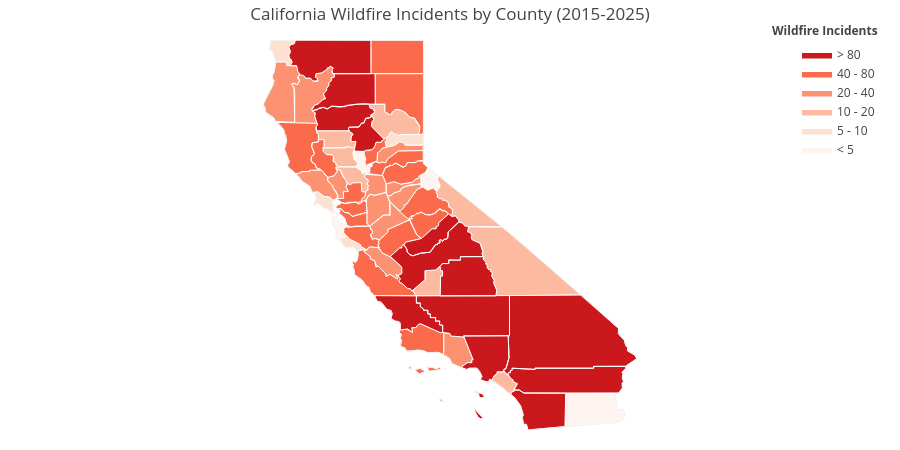

Here is the notebook cell this chart was saved with:
### Code cell
import pandas as pd
import plotly.figure_factory as ff


df["incident_date_created"] = pd.to_datetime(
    df["incident_date_created"], errors="coerce"
)

ca_incidents = df[
    ~((df["incident_longitude"] == 1.0) & (df["incident_latitude"] == 1.0))
    & df["incident_longitude"].between(-125.0, -114.0)
    & df["incident_latitude"].between(32.0, 42.0)
    & df["incident_date_created"].between("2015-01-01", "2025-12-31")
].copy()

ca_incidents["incident_county"] = (
    ca_incidents["incident_county"]
    .astype(str)
    .str.strip()
    .str.title()
    .replace({"Nan": "Unknown"})
)

county_counts = (
    ca_incidents[ca_incidents["incident_county"] != "Unknown"]
    .groupby("incident_county")
    .size()
    .reset_index(name="incident_count")
)

ca_fips = {
    "Alameda": "06001",
    "Alpine": "06003",
    "Amador": "06005",
    "Butte": "06007",
    "Calaveras": "06009",
    "Colusa": "06011",
    "Contra Costa": "06013",
    "Del Norte": "06015",
    "El Dorado": "06017",
    "Fresno": "06019",
    "Glenn": "06021",
    "Humboldt": "06023",
    "Imperial": "06025",
    "Inyo": "06027",
    "Kern": "06029",
    "Kings": "06031",
    "Lake": "06033",
    "Lassen": "06035",
    "Los Angeles": "06037",
    "Madera": "06039",
    "Marin": "06041",
    "Mariposa": "06043",
    "Mendocino": "06045",
    "Merced": "06047",
    "Modoc": "06049",
    "Mono": "06051",
    "Monterey": "06053",
    "Napa": "06055",
    "Nevada": "06057",
    "Orange": "06059",
    "Placer": "06061",
    "Plumas": "06063",
    "Riverside": "06065",
    "Sacramento": "06067",
    "San Benito": "06069",
    "San Bernardino": "06071",
    "San Diego": "06073",
    "San Francisco": "06075",
    "San Joaquin": "06077",
    "San Luis Obispo": "06079",
    "San Mateo": "06081",
    "Santa Barbara": "06083",
    "Santa Clara": "06085",
    "Santa Cruz": "06087",
    "Shasta": "06089",
    "Sierra": "06091",
    "Siskiyou": "06093",
    "Solano": "06095",
    "Sonoma": "06097",
    "Stanislaus": "06099",
    "Sutter": "06101",
    "Tehama": "06103",
    "Trinity": "06105",
    "Tulare": "06107",
    "Tuolumne": "06109",
    "Ventura": "06111",
    "Yolo": "06113",
    "Yuba": "06115",
}

county_counts["fips"] = county_counts["incident_county"].map(ca_fips)
county_counts = county_counts.dropna(subset=["fips"])

colorscale = [
    "rgb(255,245,240)",
    "rgb(254,224,210)",
    "rgb(252,187,161)",
    "rgb(252,146,114)",
    "rgb(251,106,74)",
    "rgb(203,24,29)",
]

fig = ff.create_choropleth(
    fips=county_counts["fips"].tolist(),
    values=county_counts["incident_count"].tolist(),
    scope=["CA"],
    binning_endpoints=[5, 10, 20, 40, 80],
    colorscale=colorscale,
    county_outline={"color": "white", "width": 1},
    round_legend_values=True,
    legend_title="Wildfire Incidents",
    title="California Wildfire Incidents by County (2015-2025)",
)

fig.update_layout(template=None)
fig.write_html("../results/california_wildfire_choropleth_2015-2025.html")
fig.show()

### Figure 1 — Plotly figure (JSON) as saved in the notebook; plotly's stock layout.template omitted (floating-point values rounded to 4 significant figures; data arrays with more than 128 entries replaced by an {"elided": "..."} marker saying what was removed)
{"data": [{"fill": "toself", "fillcolor": "rgb(255,245,240)", "hoverinfo": "none", "line": {"color": "white", "width": 1}, "mode": "lines", "name": "< 5", "type": "scatter", "x": [-120.1, -119.9, -119.9, -119.6, -119.6, -119.5, -119.6, -119.6, -119.6, -119.6, -119.7, -119.7, -119.9, -120.1, -120.1, null, -116.1, -116.1, -114.6, -114.7, -114.7, -114.7, -114.7, -114.7, -114.7, -114.5, -114.5, -114.5, -114.5, -116.1, null, -122.5, -122.5, -122.5, -122.4, -122.4, -122.4, -122.4, -122.1, -122.1, -122.2, -122.2, -122.2, -122.2, -122.3, -122.3, -122.4, -122.4, -122.5, -122.5, null, -121.9, -121.9, -121.6, -121.6, -121.5, -121.4, -121.4, -121.5, -121.5, -121.6, -121.6, -121.6, -121.7, -121.7, -121.8, -121.8, -121.8, -121.8, -121.9, -121.9, -121.9, null], "y": [38.7, 38.86, 38.93, 38.71, 38.61, 38.5, 38.41, 38.39, 38.37, 38.33, 38.37, 38.42, 38.36, 38.45, 38.7, null, 32.62, 33.43, 33.43, 33.4, 33.35, 33.3, 33.26, 33.09, 33.03, 33.03, 32.97, 32.85, 32.75, 32.62, null, 37.52, 37.61, 37.71, 37.71, 37.64, 37.62, 37.61, 37.5, 37.47, 37.43, 37.36, 37.29, 37.22, 37.19, 37.11, 37.2, 37.36, 37.49, 37.52, null, 39.24, 39.3, 39.31, 38.92, 38.97, 39.0, 38.93, 38.93, 38.73, 38.74, 38.76, 38.79, 38.74, 38.86, 38.88, 38.9, 38.95, 39.0, 39.13, 39.15, 39.24, null]}, {"fill": "toself", "fillcolor": "rgb(254,224,210)", "hoverinfo": "none", "line": {"color": "white", "width": 1}, "mode": "lines", "name": "5 - 10", "type": "scatter", "x": [-124.2, -124.2, -124.2, -124.2, null, -124.3, -124.2, -124.2, -123.5, -123.6, -123.6, -123.7, -123.7, -123.7, -123.7, -123.7, -123.6, -123.6, -123.7, -123.8, -123.8, -124.1, -124.1, -124.3, null, -122.4, -122.4, -122.4, -122.4, null, -123.0, -122.9, -123.0, -122.9, -122.7, -122.6, -122.5, -122.5, -122.5, -122.4, -122.5, -122.5, -122.5, -122.4, -122.5, -122.5, -122.5, -122.5, -122.6, -122.7, -122.9, -122.9, -123.0, -123.0, -123.0, null, -122.3, -122.2, -122.2, -122.0, -121.8, -121.7, -121.7, -121.6, -121.7, -121.8, -121.9, -122.1, -122.2, -122.3, null, -121.1, -121.0, -121.0, -120.9, -120.9, -120.9, -120.8, -120.7, -120.7, -120.7, -120.0, -120.0, -120.5, -120.6, -120.7, -120.8, -121.0, -121.1, null], "y": [41.95, 41.95, 41.95, 41.95, null, 41.78, 41.89, 42.0, 42.0, 41.91, 41.89, 41.83, 41.71, 41.6, 41.59, 41.55, 41.54, 41.46, 41.38, 41.38, 41.46, 41.46, 41.72, 41.78, null, 37.86, 37.87, 37.85, 37.86, null, 38.0, 38.15, 38.3, 38.32, 38.21, 38.19, 38.14, 38.1, 38.02, 37.98, 37.97, 37.94, 37.93, 37.88, 37.86, 37.89, 37.83, 37.81, 37.9, 37.9, 38.02, 38.03, 38.01, 37.99, 38.0, null, 37.19, 37.22, 37.29, 37.17, 37.05, 37.01, 36.99, 36.9, 36.91, 36.85, 36.98, 36.96, 37.03, 37.19, null, 39.54, 39.56, 39.64, 39.69, 39.74, 39.78, 39.71, 39.72, 39.68, 39.71, 39.72, 39.45, 39.45, 39.52, 39.53, 39.45, 39.39, 39.54, null]}, {"fill": "toself", "fillcolor": "rgb(252,187,161)", "hoverinfo": "none", "line": {"color": "white", "width": 1}, "mode": "lines", "name": "10 - 20", "type": "scatter", "x": {"elided": "186 float values"}, "y": {"elided": "186 float values"}}, {"fill": "toself", "fillcolor": "rgb(252,146,114)", "hoverinfo": "none", "line": {"color": "white", "width": 1}, "mode": "lines", "name": "20 - 40", "type": "scatter", "x": {"elided": "286 float values"}, "y": {"elided": "286 float values"}}, {"fill": "toself", "fillcolor": "rgb(251,106,74)", "hoverinfo": "none", "line": {"color": "white", "width": 1}, "mode": "lines", "name": "40 - 80", "type": "scatter", "x": {"elided": "429 float values"}, "y": {"elided": "429 float values"}}, {"fill": "toself", "fillcolor": "rgb(203,24,29)", "hoverinfo": "none", "line": {"color": "white", "width": 1}, "mode": "lines", "name": "> 80", "type": "scatter", "x": {"elided": "423 float values"}, "y": {"elided": "423 float values"}}, {"hoverinfo": "text", "legendgroup": "centroids", "marker": {"color": "white", "opacity": 0}, "mode": "markers", "name": "US Counties", "selected": {"marker": {"color": "white", "opacity": 1, "size": 3}}, "showlegend": false, "text": ["County: Ventura<br>State: California<br>FIPS: 06111<br>Value: 36", "County: Ventura<br>State: California<br>FIPS: 06111<br>Value: 36", "County: Ventura<br>State: California<br>FIPS: 06111<br>Value: 36", "County: Santa Barbara<br>State: California<br>FIPS: 06083<br>Value: 47", "County: Santa Barbara<br>State: California<br>FIPS: 06083<br>Value: 47", "County: Santa Barbara<br>State: California<br>FIPS: 06083<br>Value: 47", "County: Santa Barbara<br>State: California<br>FIPS: 06083<br>Value: 47", "County: Santa Barbara<br>State: California<br>FIPS: 06083<br>Value: 47", "County: Marin<br>State: California<br>FIPS: 06041<br>Value: 10", "County: Marin<br>State: California<br>FIPS: 06041<br>Value: 10", "County: Los Angeles<br>State: California<br>FIPS: 06037<br>Value: 112", "County: Los Angeles<br>State: California<br>FIPS: 06037<br>Value: 112", "County: Los Angeles<br>State: California<br>FIPS: 06037<br>Value: 112", "County: Del Norte<br>State: California<br>FIPS: 06015<br>Value: 7", "County: Del Norte<br>State: California<br>FIPS: 06015<br>Value: 7", "County: Alameda<br>State: California<br>FIPS: 06001<br>Value: 55", "County: Alpine<br>State: California<br>FIPS: 06003<br>Value: 4", "County: Amador<br>State: California<br>FIPS: 06005<br>Value: 23", "County: Butte<br>State: California<br>FIPS: 06007<br>Value: 96", "County: Calaveras<br>State: California<br>FIPS: 06009<br>Value: 40", "County: Colusa<br>State: California<br>FIPS: 06011<br>Value: 11", "County: Contra Costa<br>State: California<br>FIPS: 06013<br>Value: 45", "County: El Dorado<br>State: California<br>FIPS: 06017<br>Value: 47", "County: Fresno<br>State: California<br>FIPS: 06019<br>Value: 171", "County: Glenn<br>State: California<br>FIPS: 06021<br>Value: 15", "County: Humboldt<br>State: California<br>FIPS: 06023<br>Value: 38", "County: Imperial<br>State: California<br>FIPS: 06025<br>Value: 5", "County: Inyo<br>State: California<br>FIPS: 06027<br>Value: 19", "County: Kern<br>State: California<br>FIPS: 06029<br>Value: 163", "County: Kings<br>State: California<br>FIPS: 06031<br>Value: 16", "County: Lake<br>State: California<br>FIPS: 06033<br>Value: 54", "County: Lassen<br>State: California<br>FIPS: 06035<br>Value: 73", "County: Madera<br>State: California<br>FIPS: 06039<br>Value: 81", "County: Mariposa<br>State: California<br>FIPS: 06043<br>Value: 51", "County: Mendocino<br>State: California<br>FIPS: 06045<br>Value: 42", "County: Merced<br>State: California<br>FIPS: 06047<br>Value: 67", "County: Modoc<br>State: California<br>FIPS: 06049<br>Value: 52", "County: Mono<br>State: California<br>FIPS: 06051<br>Value: 16", "County: Monterey<br>State: California<br>FIPS: 06053<br>Value: 75", "County: Napa<br>State: California<br>FIPS: 06055<br>Value: 25", "County: Nevada<br>State: California<br>FIPS: 06057<br>Value: 23", "County: Orange<br>State: California<br>FIPS: 06059<br>Value: 14", "County: Placer<br>State: California<br>FIPS: 06061<br>Value: 42", "County: Plumas<br>State: California<br>FIPS: 06063<br>Value: 18", "County: Riverside<br>State: California<br>FIPS: 06065<br>Value: 318", "County: Sacramento<br>State: California<br>FIPS: 06067<br>Value: 36", "County: San Benito<br>State: California<br>FIPS: 06069<br>Value: 40", "County: San Bernardino<br>State: California<br>FIPS: 06071<br>Value: 112", "County: San Diego<br>State: California<br>FIPS: 06073<br>Value: 165", "County: San Joaquin<br>State: California<br>FIPS: 06077<br>Value: 21", "County: San Luis Obispo<br>State: California<br>FIPS: 06079<br>Value: 116", "County: San Mateo<br>State: California<br>FIPS: 06081<br>Value: 5", "County: Santa Clara<br>State: California<br>FIPS: 06085<br>Value: 51", "County: Santa Cruz<br>State: California<br>FIPS: 06087<br>Value: 10", "County: Shasta<br>State: California<br>FIPS: 06089<br>Value: 92", "County: Sierra<br>State: California<br>FIPS: 06091<br>Value: 6", "County: Siskiyou<br>State: California<br>FIPS: 06093<br>Value: 102", "County: Solano<br>State: California<br>FIPS: 06095<br>Value: 41", "County: Sonoma<br>State: California<br>FIPS: 06097<br>Value: 23", "County: Stanislaus<br>State: California<br>FIPS: 06099<br>Value: 32", "County: Sutter<br>State: California<br>FIPS: 06101<br>Value: 4", "County: Tehama<br>State: California<br>FIPS: 06103<br>Value: 83", "County: Trinity<br>State: California<br>FIPS: 06105<br>Value: 29", "County: Tulare<br>State: California<br>FIPS: 06107<br>Value: 84", "County: Tuolumne<br>State: California<br>FIPS: 06109<br>Value: 46", "County: Yolo<br>State: California<br>FIPS: 06113<br>Value: 13", "County: Yuba<br>State: California<br>FIPS: 06115<br>Value: 42"], "type": "scatter", "unselected": {"marker": {"opacity": 0}}, "x": [[-119.4], [-119.1], [-119.5], [-119.0], [-119.7], [-120.1], [-120.4], [-120.0], [-122.4], [-122.7], [-118.4], [-118.5], [-118.2], [-124.2], [-123.9], -121.9, -119.8, -120.7, -121.6, -120.6, -122.2, -121.9, -120.5, -119.6, -122.4, -123.9, -115.4, -117.4, -118.7, -119.8, -122.8, -120.6, -119.8, -119.9, -123.4, -120.7, -120.7, -118.9, -121.2, -122.3, -120.8, -117.8, -120.7, -120.8, -116.0, -121.3, -121.1, -116.2, -116.7, -121.3, -120.4, -122.3, -121.7, -122.0, -122.0, -120.5, -122.5, -121.9, -122.9, -121.0, -121.7, -122.2, -123.1, -118.8, -120.0, -121.9, -121.4], "y": [[34.01], [34.47], [33.25], [33.48], [34.01], [33.97], [34.04], [34.72], [37.86], [38.07], [33.38], [32.9], [34.36], [41.95], [41.74], 37.65, 38.6, 38.45, 39.67, 38.2, 39.18, 37.92, 38.78, 36.76, 39.6, 40.7, 33.04, 36.51, 35.34, 36.08, 39.1, 40.67, 37.22, 37.58, 39.44, 37.19, 41.59, 37.94, 36.22, 38.51, 39.3, 33.7, 39.06, 40.0, 33.74, 38.45, 36.61, 34.84, 33.03, 37.93, 35.39, 37.42, 37.23, 37.06, 40.76, 39.58, 41.59, 38.27, 38.53, 37.56, 39.03, 40.13, 40.65, 36.22, 38.03, 38.69, 39.27]}, {"hoverinfo": "text", "legendgroup": "States", "line": {"color": "rgb(240, 240, 240)", "width": 1}, "mode": "lines", "showlegend": false, "type": "scatter", "x": {"elided": "258 float values"}, "y": {"elided": "258 float values"}}], "layout": {"annotations": [{"showarrow": false, "text": "<b>Wildfire Incidents</b>", "x": 1, "xanchor": "right", "xref": "paper", "y": 1.05, "yref": "paper"}], "dragmode": "select", "height": 450, "hovermode": "closest", "legend": {"traceorder": "reversed", "x": 1, "xanchor": "right", "y": 1, "yanchor": "top"}, "margin": {"b": 20, "l": 20, "r": 20, "t": 40}, "title": {"text": "California Wildfire Incidents by County (2015-2025)"}, "width": 900, "xaxis": {"autorange": false, "fixedrange": true, "range": [-131.1, -107.4], "showgrid": false, "showticklabels": false, "zeroline": false}, "yaxis": {"autorange": false, "fixedrange": true, "range": [32.53, 42.0], "showgrid": false, "showticklabels": false, "zeroline": false}}}
